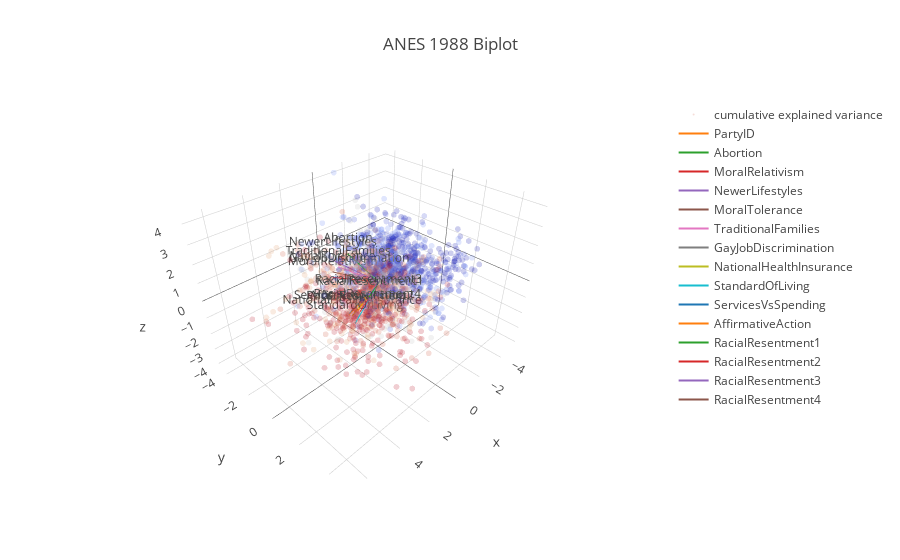

Here is the notebook cell this chart was saved with:
### Markdown cell above
### Biplot

A scatterplot projected onto the first two principal components.

### Code cell
data_scaled = pd.DataFrame(_scaled, columns=df.columns)
triplot(pca, data_scaled, title='ANES 1988 Biplot', color=data_scaled.PartyID)

### Figure 1 — Plotly figure (JSON) as saved in the notebook; plotly's stock layout.template omitted (floating-point values rounded to 4 significant figures; data arrays with more than 128 entries replaced by an {"elided": "..."} marker saying what was removed)
{"data": [{"marker": {"color": {"elided": "2040 float values"}, "opacity": 0.2, "size": 2}, "mode": "markers", "name": "cumulative explained variance", "type": "scatter3d", "x": {"elided": "2040 float values"}, "y": {"elided": "2040 float values"}, "z": {"elided": "2040 float values"}}, {"mode": "lines+text", "name": "PartyID", "text": ["", "PartyID"], "type": "scatter3d", "x": [0, 1.695], "y": [0, -0.3995], "z": [0, -1.372]}, {"mode": "lines+text", "name": "Abortion", "text": ["", "Abortion"], "type": "scatter3d", "x": [0, 0.6621], "y": [0, -1.509], "z": [0, 1.264]}, {"mode": "lines+text", "name": "MoralRelativism", "text": ["", "MoralRelativism"], "type": "scatter3d", "x": [0, 1.211], "y": [0, -2.079], "z": [0, -0.1359]}, {"mode": "lines+text", "name": "NewerLifestyles", "text": ["", "NewerLifestyles"], "type": "scatter3d", "x": [0, 1.544], "y": [0, -1.572], "z": [0, 1.24]}, {"mode": "lines+text", "name": "MoralTolerance", "text": ["", "MoralTolerance"], "type": "scatter3d", "x": [0, 1.19], "y": [0, -2.089], "z": [0, 0.1745]}, {"mode": "lines+text", "name": "TraditionalFamilies", "text": ["", "TraditionalFamilies"], "type": "scatter3d", "x": [0, 1.517], "y": [0, -1.263], "z": [0, 1.0]}, {"mode": "lines+text", "name": "GayJobDiscrimination", "text": ["", "GayJobDiscrimination"], "type": "scatter3d", "x": [0, 1.418], "y": [0, -0.6132], "z": [0, 0.6962]}, {"mode": "lines+text", "name": "NationalHealthInsurance", "text": ["", "NationalHealthInsurance"], "type": "scatter3d", "x": [0, 1.249], "y": [0, -0.6449], "z": [0, -1.802]}, {"mode": "lines+text", "name": "StandardOfLiving", "text": ["", "StandardOfLiving"], "type": "scatter3d", "x": [0, 1.709], "y": [0, 0.05683], "z": [0, -1.635]}, {"mode": "lines+text", "name": "ServicesVsSpending", "text": ["", "ServicesVsSpending"], "type": "scatter3d", "x": [0, 1.495], "y": [0, -0.5919], "z": [0, -1.493]}, {"mode": "lines+text", "name": "AffirmativeAction", "text": ["", "AffirmativeAction"], "type": "scatter3d", "x": [0, 2.057], "y": [0, 0.6253], "z": [0, -0.3589]}, {"mode": "lines+text", "name": "RacialResentment1", "text": ["", "RacialResentment1"], "type": "scatter3d", "x": [0, 2.172], "y": [0, 1.511], "z": [0, 0.9804]}, {"mode": "lines+text", "name": "RacialResentment2", "text": ["", "RacialResentment2"], "type": "scatter3d", "x": [0, 2.443], "y": [0, 1.214], "z": [0, 0.1531]}, {"mode": "lines+text", "name": "RacialResentment3", "text": ["", "RacialResentment3"], "type": "scatter3d", "x": [0, 2.114], "y": [0, 1.412], "z": [0, 1.007]}, {"mode": "lines+text", "name": "RacialResentment4", "text": ["", "RacialResentment4"], "type": "scatter3d", "x": [0, 2.145], "y": [0, 1.382], "z": [0, 0.1899]}], "layout": {"title": "ANES 1988 Biplot", "xaxis": {"title": "Principal Component One"}, "yaxis": {"title": "Principal Component Two"}}}
